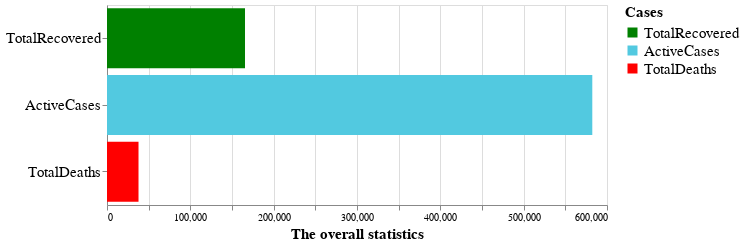

The cell this chart's notebook holds for it:
### Markdown cell above
It is always useful to have an statistical overview which shows the total numbers of active cases, deaths and recovered.

### Code cell
total = pd.melt(data, id_vars = 'Country,Other') # convert to long form
total = total[ total['Country,Other'] == 'Total:'] 

# construct a sorting list
names = ['TotalRecovered', 'ActiveCases', 'TotalDeaths']
colors = ['green', '#52C9E0', 'red']

pic_left = alt.Chart(total[ (total['variable'] == 'TotalDeaths' )| \
                         (total['variable'] == 'ActiveCases' )| \
                         (total['variable'] == 'TotalRecovered')]).mark_bar().encode(
    
 alt.Y('variable:N', sort = names, axis = alt.Axis(title = None, labelFontSize = 15), \
      scale = alt.Scale(paddingInner=0.1)),
    
    alt.X('value:Q', axis = alt.Axis(title = 'The overall statistics', titleFontSize = 15), \
           ),
          
    alt.Color('variable:N', legend = alt.Legend(title = 'Cases', labelFontSize = 15, titleFontSize = 15), \
             scale = alt.Scale(domain = names, range = colors))
).properties(
    height = 200,
    width = 500
)

pic_left

### Figure 1 — Vega-Lite specification as saved in the notebook (floating-point values rounded to 4 significant figures)
{"config": {"view": {"continuousWidth": 400, "continuousHeight": 300}}, "data": {"name": "data-0144929b71539bb81f7bac6acb926462"}, "mark": "bar", "encoding": {"color": {"type": "nominal", "field": "variable", "legend": {"labelFontSize": 15, "title": "Cases", "titleFontSize": 15}, "scale": {"domain": ["TotalRecovered", "ActiveCases", "TotalDeaths"], "range": ["green", "#52C9E0", "red"]}}, "x": {"type": "quantitative", "axis": {"title": "The overall statistics", "titleFontSize": 15}, "field": "value"}, "y": {"type": "nominal", "axis": {"labelFontSize": 15, "title": null}, "field": "variable", "scale": {"paddingInner": 0.1}, "sort": ["TotalRecovered", "ActiveCases", "TotalDeaths"]}}, "height": 200, "width": 500, "$schema": "https://vega.github.io/schema/vega-lite/v4.0.2.json", "datasets": {"data-0144929b71539bb81f7bac6acb926462": [{"Country,Other": "Total:", "variable": "TotalDeaths", "value": 37820.0}, {"Country,Other": "Total:", "variable": "TotalRecovered", "value": 165600.0}, {"Country,Other": "Total:", "variable": "ActiveCases", "value": 582355}]}}
